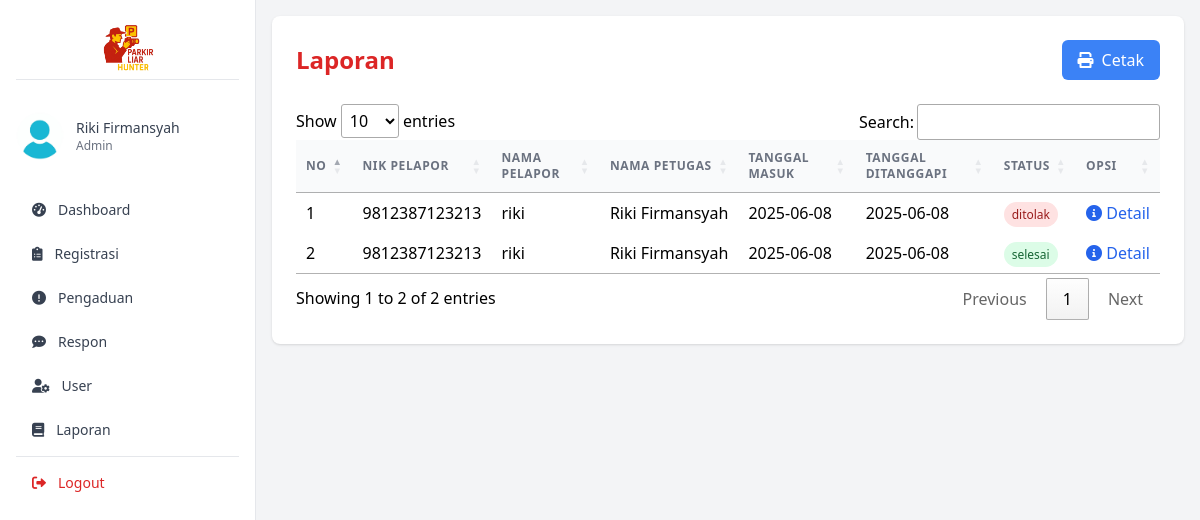
/parkir_liar_hunter/admin/index.php?p=laporan (signed in), run on the app's committed database.
### tables this page shows
CREATE TABLE `pengaduan` (
  `id_pengaduan` int(5) NOT NULL,
  `tgl_pengaduan` varchar(20) DEFAULT NULL,
  `nik` varchar(16) DEFAULT NULL,
  `isi_laporan` text DEFAULT NULL,
  `foto` varchar(255) DEFAULT NULL,
  `lokasi` varchar(100) DEFAULT NULL,
  `status` enum('proses','ditolak','selesai') DEFAULT NULL
);

CREATE TABLE `masyarakat` (
  `nik` varchar(16) NOT NULL,
  `nama` varchar(35) DEFAULT NULL,
  `username` varchar(25) DEFAULT NULL,
  `password` varchar(255) DEFAULT NULL,
  `telp` varchar(13) DEFAULT NULL
);

CREATE TABLE `petugas` (
  `id_petugas` int(5) NOT NULL,
  `nama_petugas` varchar(30) DEFAULT NULL,
  `username` varchar(30) DEFAULT NULL,
  `password` varchar(255) DEFAULT NULL,
  `telp_petugas` varchar(13) DEFAULT NULL,
  `level` enum('admin') DEFAULT NULL
);

CREATE TABLE `tanggapan` (
  `id_tanggapan` int(5) NOT NULL,
  `id_pengaduan` int(5) DEFAULT NULL,
  `tgl_tanggapan` varchar(20) DEFAULT NULL,
  `tanggapan` text DEFAULT NULL,
  `id_petugas` int(5) DEFAULT NULL
);

### parkir_liar_hunter/admin/laporan.php (the view, shortened to what this page needs)
<div class="bg-white rounded-lg shadow p-6">
    <div class="flex flex-col md:flex-row md:items-center md:justify-between mb-6">
        <h3 class="text-2xl font-semibold text-red-600 mb-4 md:mb-0">Laporan</h3>
        <a href="cetak.php" class="flex items-center justify-center px-4 py-2 bg-blue-500 text-white rounded-md hover:bg-blue-600 transition">
            <i class="fas fa-print mr-2"></i> Cetak
        </a>
    </div>
    <div class="overflow-x-auto">
        <table id="example" class="min-w-full divide-y divide-gray-200">
            <thead class="bg-gray-50">
                <tr>
                    <th class="px-6 py-3 text-left text-xs font-medium text-gray-500 uppercase tracking-wider">No</th>
                    <th class="px-6 py-3 text-left text-xs font-medium text-gray-500 uppercase tracking-wider">NIK Pelapor</th>
                    <th class="px-6 py-3 text-left text-xs font-medium text-gray-500 uppercase tracking-wider">Nama Pelapor</th>
                    <th class="px-6 py-3 text-left text-xs font-medium text-gray-500 uppercase tracking-wider">Nama Petugas</th>
                    <th class="px-6 py-3 text-left text-xs font-medium text-gray-500 uppercase tracking-wider">Tanggal Masuk</th>
                    <th class="px-6 py-3 text-left text-xs font-medium text-gray-500 uppercase tracking-wider">Tanggal Ditanggapi</th>
                    <th class="px-6 py-3 text-left text-xs font-medium text-gray-500 uppercase tracking-wider">Status</th>
                    <th class="px-6 py-3 text-left text-xs font-medium text-gray-500 uppercase tracking-wider">Opsi</th>
                </tr>
            </thead>
            <tbody class="bg-white divide-y divide-gray-200">
                <?php
                $no = 1;
                $query = mysqli_query($koneksi, "SELECT * FROM pengaduan
                                                INNER JOIN masyarakat ON pengaduan.nik=masyarakat.nik
                                                INNER JOIN tanggapan ON tanggapan.id_pengaduan=pengaduan.id_pengaduan
                                                INNER JOIN petugas ON tanggapan.id_petugas=petugas.id_petugas
                                                ORDER BY tgl_pengaduan DESC");
                while ($r = mysqli_fetch_assoc($query)) :
                    $statusClass = $r['status'] == 'selesai' ? 'bg-green-100 text-green-800' :
                        ($r['status'] == 'proses' ? 'bg-yellow-100 text-yellow-800' :
                        ($r['status'] == 'ditolak' ? 'bg-red-100 text-red-800' : 'bg-gray-100 text-gray-800'));
                ?>
                <tr>
                    <td class="px-6 py-4 whitespace-nowrap"><?= $no++; ?></td>
                    <td class="px-6 py-4 whitespace-nowrap"><?= htmlspecialchars($r['nik']); ?></td>
                    <td class="px-6 py-4 whitespace-nowrap"><?= htmlspecialchars($r['nama']); ?></td>
                    <td class="px-6 py-4 whitespace-nowrap"><?= htmlspecialchars($r['nama_petugas']); ?></td>
                    <td class="px-6 py-4 whitespace-nowrap"><?= $r['tgl_pengaduan']; ?></td>
                    <td class="px-6 py-4 whitespace-nowrap"><?= $r['tgl_tanggapan']; ?></td>
                    <td class="px-6 py-4 whitespace-nowrap">
                        <span class="px-2 py-1 text-xs rounded-full <?= $statusClass ?>"><?= $r['status']; ?></span>
                    </td>
                    <td class="px-6 py-4 whitespace-nowrap">
                        <button onclick="openModal('modal-<?= $r['id_tanggapan'] ?>')"
                                class="text-blue-600 hover:text-primary-900">
                    <i class="fas fa-info-circle"></i> Detail
                        </button>
                    </td>
                </tr>
                <div id="modal-<?= $r['id_tanggapan'] ?>" class="fixed inset-0 z-50 hidden overflow-y-auto">
                <?php endwhile; ?>
            </tbody>
        </table>
    </div>
</div>

### data on the page
pengaduan: masyarakat.nik "9812387123213", masyarakat.nama "riki", petugas.nama_petugas "Riki Firmansyah", tgl_pengaduan "2025-06-08", tanggapan.tgl_tanggapan "2025-06-08", status "ditolak"
pengaduan: masyarakat.nik "9812387123213", masyarakat.nama "riki", petugas.nama_petugas "Riki Firmansyah", tgl_pengaduan "2025-06-08", tanggapan.tgl_tanggapan "2025-06-08", status "selesai"

### other printed values
$_SESSION['data']['nama_petugas'] "Riki Firmansyah"
